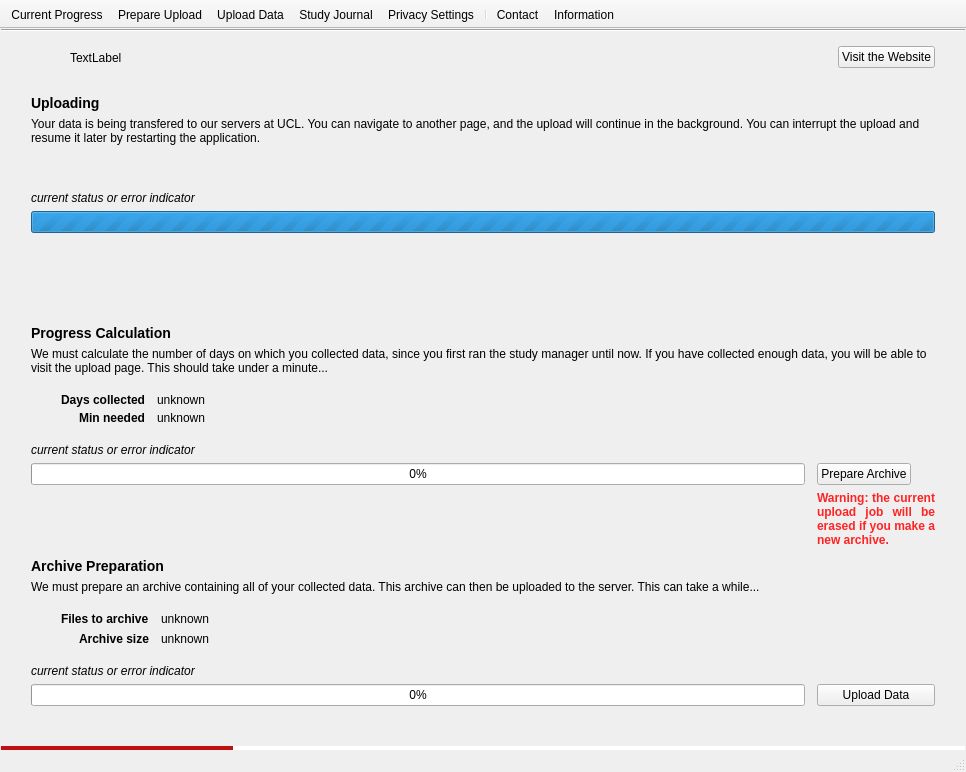
<?xml version="1.0" encoding="UTF-8"?>
<ui version="4.0">
 <class>MainWindow</class>
 <widget class="QMainWindow" name="MainWindow">
  <property name="geometry">
   <rect>
    <x>0</x>
    <y>0</y>
    <width>966</width>
    <height>772</height>
   </rect>
  </property>
  <property name="windowTitle">
   <string>UCL Study Manager</string>
  </property>
  <property name="windowIcon">
   <iconset resource="icons.qrc">
    <normaloff>:/data/ucl-logo.png</normaloff>:/data/ucl-logo.png</iconset>
  </property>
  <widget class="QWidget" name="centralWidget">
   <layout class="QVBoxLayout" name="verticalLayout">
    <property name="spacing">
     <number>0</number>
    </property>
    <property name="leftMargin">
     <number>1</number>
    </property>
    <property name="topMargin">
     <number>0</number>
    </property>
    <property name="rightMargin">
     <number>1</number>
    </property>
    <property name="bottomMargin">
     <number>0</number>
    </property>
    <item>
     <widget class="Line" name="line">
      <property name="orientation">
       <enum>Qt::Horizontal</enum>
      </property>
     </widget>
    </item>
    <item alignment="Qt::AlignTop">
     <widget class="QWidget" name="quickLinkUI" native="true">
      <layout class="QHBoxLayout" name="buttonLayout" stretch="1,0">
       <property name="leftMargin">
        <number>30</number>
       </property>
       <property name="topMargin">
        <number>12</number>
       </property>
       <property name="rightMargin">
        <number>30</number>
       </property>
       <property name="bottomMargin">
        <number>12</number>
       </property>
       <item alignment="Qt::AlignRight">
        <widget class="QLabel" name="buttonUILabel">
         <property name="minimumSize">
          <size>
           <width>762</width>
           <height>27</height>
          </size>
         </property>
         <property name="text">
          <string>TextLabel</string>
         </property>
        </widget>
       </item>
       <item>
        <widget class="QPushButton" name="buttonUIButton">
         <property name="text">
          <string>Visit the Website</string>
         </property>
         <property name="icon">
          <iconset theme="web-browser">
           <normaloff/>
          </iconset>
         </property>
        </widget>
       </item>
      </layout>
     </widget>
    </item>
    <item>
     <widget class="QWidget" name="uploadServiceUI" native="true">
      <layout class="QGridLayout" name="gridLayout">
       <property name="leftMargin">
        <number>30</number>
       </property>
       <property name="topMargin">
        <number>12</number>
       </property>
       <property name="rightMargin">
        <number>30</number>
       </property>
       <property name="bottomMargin">
        <number>40</number>
       </property>
       <property name="horizontalSpacing">
        <number>12</number>
       </property>
       <property name="verticalSpacing">
        <number>6</number>
       </property>
       <item row="1" column="0">
        <widget class="QLabel" name="uploadDescLabel">
         <property name="text">
          <string>Your data is being transfered to our servers at UCL. You can navigate to another page, and the upload will continue in the background. You can interrupt the upload and resume it later by restarting the application.</string>
         </property>
         <property name="wordWrap">
          <bool>true</bool>
         </property>
        </widget>
       </item>
       <item row="5" column="0">
        <spacer name="verticalSpacer_3">
         <property name="orientation">
          <enum>Qt::Vertical</enum>
         </property>
         <property name="sizeHint" stdset="0">
          <size>
           <width>20</width>
           <height>40</height>
          </size>
         </property>
        </spacer>
       </item>
       <item row="4" column="0">
        <widget class="QProgressBar" name="uploadBar">
         <property name="maximum">
          <number>0</number>
         </property>
         <property name="value">
          <number>-1</number>
         </property>
        </widget>
       </item>
       <item row="0" column="0">
        <widget class="QLabel" name="uploadHeader">
         <property name="text">
          <string>&lt;html&gt;&lt;head/&gt;&lt;body&gt;&lt;p&gt;&lt;span style=&quot; font-size:large; font-weight:600;&quot;&gt;Uploading&lt;/span&gt;&lt;/p&gt;&lt;/body&gt;&lt;/html&gt;</string>
         </property>
        </widget>
       </item>
       <item row="2" column="0">
        <spacer name="verticalSpacer_4">
         <property name="orientation">
          <enum>Qt::Vertical</enum>
         </property>
         <property name="sizeType">
          <enum>QSizePolicy::Fixed</enum>
         </property>
         <property name="sizeHint" stdset="0">
          <size>
           <width>20</width>
           <height>40</height>
          </size>
         </property>
        </spacer>
       </item>
       <item row="3" column="0">
        <widget class="QLabel" name="uploadStatusLabel">
         <property name="text">
          <string>&lt;i&gt;current status or error indicator&lt;/i&gt;</string>
         </property>
        </widget>
       </item>
      </layout>
     </widget>
    </item>
    <item>
     <widget class="QWidget" name="progressServiceUI" native="true">
      <layout class="QGridLayout" name="gridLayout_2" columnstretch="0,0,0">
       <property name="leftMargin">
        <number>30</number>
       </property>
       <property name="topMargin">
        <number>12</number>
       </property>
       <property name="rightMargin">
        <number>30</number>
       </property>
       <property name="bottomMargin">
        <number>40</number>
       </property>
       <property name="horizontalSpacing">
        <number>12</number>
       </property>
       <property name="verticalSpacing">
        <number>6</number>
       </property>
       <item row="2" column="0" colspan="3">
        <layout class="QFormLayout" name="progressFormLayout">
         <property name="labelAlignment">
          <set>Qt::AlignRight|Qt::AlignTrailing|Qt::AlignVCenter</set>
         </property>
         <property name="horizontalSpacing">
          <number>12</number>
         </property>
         <property name="verticalSpacing">
          <number>4</number>
         </property>
         <property name="leftMargin">
          <number>30</number>
         </property>
         <property name="topMargin">
          <number>12</number>
         </property>
         <property name="rightMargin">
          <number>30</number>
         </property>
         <property name="bottomMargin">
          <number>12</number>
         </property>
         <item row="0" column="0">
          <widget class="QLabel" name="labelDaysCollected">
           <property name="text">
            <string>&lt;b&gt;Days collected&lt;/b&gt;</string>
           </property>
           <property name="alignment">
            <set>Qt::AlignRight|Qt::AlignTrailing|Qt::AlignVCenter</set>
           </property>
          </widget>
         </item>
         <item row="0" column="1">
          <widget class="QLabel" name="daysCollected">
           <property name="sizePolicy">
            <sizepolicy hsizetype="Preferred" vsizetype="Preferred">
             <horstretch>1</horstretch>
             <verstretch>0</verstretch>
            </sizepolicy>
           </property>
           <property name="text">
            <string>unknown</string>
           </property>
          </widget>
         </item>
         <item row="1" column="0">
          <widget class="QLabel" name="labelMinNeeded">
           <property name="text">
            <string>&lt;b&gt;Min needed&lt;/b&gt;</string>
           </property>
           <property name="alignment">
            <set>Qt::AlignRight|Qt::AlignTrailing|Qt::AlignVCenter</set>
           </property>
          </widget>
         </item>
         <item row="1" column="1">
          <widget class="QLabel" name="minNeeded">
           <property name="sizePolicy">
            <sizepolicy hsizetype="Preferred" vsizetype="Preferred">
             <horstretch>1</horstretch>
             <verstretch>0</verstretch>
            </sizepolicy>
           </property>
           <property name="text">
            <string>unknown</string>
           </property>
          </widget>
         </item>
        </layout>
       </item>
       <item row="9" column="0" colspan="3">
        <widget class="QLabel" name="progressArchiveDesc">
         <property name="text">
          <string>We must prepare an archive containing all of your collected data. This archive can then be uploaded to the server. This can take a while...</string>
         </property>
        </widget>
       </item>
       <item row="0" column="0" colspan="3">
        <widget class="QLabel" name="progressDayHeader">
         <property name="text">
          <string>&lt;html&gt;&lt;head/&gt;&lt;body&gt;&lt;p&gt;&lt;span style=&quot; font-size:large; font-weight:600;&quot;&gt;Progress Calculation&lt;/span&gt;&lt;/p&gt;&lt;/body&gt;&lt;/html&gt;</string>
         </property>
        </widget>
       </item>
       <item row="4" column="0" colspan="2">
        <widget class="QProgressBar" name="progressDayBar">
         <property name="sizePolicy">
          <sizepolicy hsizetype="Expanding" vsizetype="Fixed">
           <horstretch>0</horstretch>
           <verstretch>0</verstretch>
          </sizepolicy>
         </property>
         <property name="maximum">
          <number>1</number>
         </property>
         <property name="value">
          <number>0</number>
         </property>
         <property name="format">
          <string>%p%</string>
         </property>
        </widget>
       </item>
       <item row="1" column="0" colspan="3">
        <widget class="QLabel" name="progressDayDesc">
         <property name="sizePolicy">
          <sizepolicy hsizetype="Preferred" vsizetype="Minimum">
           <horstretch>0</horstretch>
           <verstretch>0</verstretch>
          </sizepolicy>
         </property>
         <property name="acceptDrops">
          <bool>false</bool>
         </property>
         <property name="layoutDirection">
          <enum>Qt::LeftToRight</enum>
         </property>
         <property name="autoFillBackground">
          <bool>false</bool>
         </property>
         <property name="text">
          <string>&lt;html&gt;&lt;head/&gt;&lt;body&gt;&lt;p&gt;We must calculate the number of days on which you collected data, since you first ran the study manager until now. If you have collected enough data, you will be able to visit the upload page. This should take under a minute...&lt;/p&gt;&lt;/body&gt;&lt;/html&gt;</string>
         </property>
         <property name="scaledContents">
          <bool>false</bool>
         </property>
         <property name="wordWrap">
          <bool>true</bool>
         </property>
         <property name="openExternalLinks">
          <bool>false</bool>
         </property>
        </widget>
       </item>
       <item row="4" column="2">
        <widget class="ProgressButton" name="progressGoToPackagingButton">
         <property name="sizePolicy">
          <sizepolicy hsizetype="Fixed" vsizetype="Fixed">
           <horstretch>0</horstretch>
           <verstretch>0</verstretch>
          </sizepolicy>
         </property>
         <property name="text">
          <string>Prepare Archive</string>
         </property>
         <property name="icon">
          <iconset theme="package-x-generic" resource="icons.qrc">
           <normaloff>:/data/package-32.png</normaloff>:/data/package-32.png</iconset>
         </property>
         <property name="iconSize">
          <size>
           <width>24</width>
           <height>24</height>
          </size>
         </property>
         <property name="autoDefault">
          <bool>false</bool>
         </property>
         <property name="default">
          <bool>false</bool>
         </property>
         <property name="flat">
          <bool>false</bool>
         </property>
        </widget>
       </item>
       <item row="7" column="0" colspan="3">
        <spacer name="verticalSpacer">
         <property name="orientation">
          <enum>Qt::Vertical</enum>
         </property>
         <property name="sizeHint" stdset="0">
          <size>
           <width>20</width>
           <height>60</height>
          </size>
         </property>
        </spacer>
       </item>
       <item row="13" column="0">
        <widget class="QLabel" name="progressArchiveStatusLabel">
         <property name="text">
          <string>&lt;html&gt;&lt;head/&gt;&lt;body&gt;&lt;p&gt;&lt;span style=&quot; font-style:italic;&quot;&gt;current status or error indicator&lt;/span&gt;&lt;/p&gt;&lt;/body&gt;&lt;/html&gt;</string>
         </property>
        </widget>
       </item>
       <item row="8" column="0" colspan="3">
        <widget class="QLabel" name="progressArchiveHeader">
         <property name="text">
          <string>&lt;html&gt;&lt;head/&gt;&lt;body&gt;&lt;p&gt;&lt;span style=&quot; font-size:large; font-weight:600;&quot;&gt;Archive Preparation&lt;/span&gt;&lt;/p&gt;&lt;/body&gt;&lt;/html&gt;</string>
         </property>
        </widget>
       </item>
       <item row="14" column="2">
        <widget class="ProgressButton" name="progressGoToUploadButton">
         <property name="sizePolicy">
          <sizepolicy hsizetype="Minimum" vsizetype="Fixed">
           <horstretch>0</horstretch>
           <verstretch>0</verstretch>
          </sizepolicy>
         </property>
         <property name="text">
          <string>Upload Data</string>
         </property>
         <property name="icon">
          <iconset theme="up" resource="icons.qrc">
           <normaloff>:/data/data-upload-32.png</normaloff>:/data/data-upload-32.png</iconset>
         </property>
        </widget>
       </item>
       <item row="14" column="0" colspan="2">
        <widget class="QProgressBar" name="progressArchiveBar">
         <property name="maximum">
          <number>1</number>
         </property>
         <property name="value">
          <number>0</number>
         </property>
        </widget>
       </item>
       <item row="11" column="0">
        <layout class="QFormLayout" name="archiveFormLayout">
         <property name="labelAlignment">
          <set>Qt::AlignRight|Qt::AlignTrailing|Qt::AlignVCenter</set>
         </property>
         <property name="horizontalSpacing">
          <number>12</number>
         </property>
         <property name="leftMargin">
          <number>30</number>
         </property>
         <property name="topMargin">
          <number>12</number>
         </property>
         <property name="rightMargin">
          <number>30</number>
         </property>
         <property name="bottomMargin">
          <number>12</number>
         </property>
         <item row="1" column="0">
          <widget class="QLabel" name="progressArchiveSizeLabel">
           <property name="text">
            <string>&lt;strong&gt;Archive size&lt;/strong&gt;</string>
           </property>
          </widget>
         </item>
         <item row="0" column="0">
          <widget class="QLabel" name="progressArchiveFileCountLabel">
           <property name="text">
            <string>&lt;strong&gt;Files to archive&lt;/strong&gt;</string>
           </property>
          </widget>
         </item>
         <item row="0" column="1">
          <widget class="QLabel" name="progressArchiveFileCount">
           <property name="text">
            <string>unknown</string>
           </property>
          </widget>
         </item>
         <item row="1" column="1">
          <widget class="QLabel" name="progressArchiveSize">
           <property name="text">
            <string>unknown</string>
           </property>
          </widget>
         </item>
        </layout>
       </item>
       <item row="3" column="0">
        <widget class="QLabel" name="progressDayStatusLabel">
         <property name="text">
          <string>&lt;html&gt;&lt;head/&gt;&lt;body&gt;&lt;p&gt;&lt;span style=&quot; font-style:italic;&quot;&gt;current status or error indicator&lt;/span&gt;&lt;/p&gt;&lt;/body&gt;&lt;/html&gt;</string>
         </property>
        </widget>
       </item>
       <item row="15" column="0" colspan="3">
        <spacer name="verticalSpacer_2">
         <property name="orientation">
          <enum>Qt::Vertical</enum>
         </property>
         <property name="sizeHint" stdset="0">
          <size>
           <width>20</width>
           <height>40</height>
          </size>
         </property>
        </spacer>
       </item>
       <item row="5" column="2">
        <widget class="QLabel" name="progressWarningEraseJob">
         <property name="sizePolicy">
          <sizepolicy hsizetype="Minimum" vsizetype="Preferred">
           <horstretch>0</horstretch>
           <verstretch>0</verstretch>
          </sizepolicy>
         </property>
         <property name="text">
          <string>&lt;html&gt;&lt;head/&gt;&lt;body&gt;&lt;p&gt;&lt;span style=&quot; font-weight:600; color:#ff2424;&quot;&gt;Warning: the current upload job will be erased if you make a new archive.&lt;/span&gt;&lt;/p&gt;&lt;/body&gt;&lt;/html&gt;</string>
         </property>
         <property name="alignment">
          <set>Qt::AlignJustify|Qt::AlignVCenter</set>
         </property>
         <property name="wordWrap">
          <bool>true</bool>
         </property>
         <property name="margin">
          <number>0</number>
         </property>
        </widget>
       </item>
      </layout>
     </widget>
    </item>
    <item>
     <widget class="QProgressBar" name="progressBar">
      <property name="styleSheet">
       <string notr="true"> QProgressBar {
     border: 0px solid grey;
     border-radius: 0px;
	 height: 3px;
     text-align: right;
	font-size: 1px;
 }

 QProgressBar::chunk {
     background-color: #c01010;
     width: 2px;
 }</string>
      </property>
      <property name="value">
       <number>24</number>
      </property>
      <property name="textVisible">
       <bool>false</bool>
      </property>
      <property name="invertedAppearance">
       <bool>false</bool>
      </property>
     </widget>
    </item>
   </layout>
  </widget>
  <widget class="QStatusBar" name="statusBar"/>
  <widget class="QToolBar" name="mainToolBar">
   <property name="enabled">
    <bool>true</bool>
   </property>
   <property name="sizePolicy">
    <sizepolicy hsizetype="Expanding" vsizetype="Fixed">
     <horstretch>0</horstretch>
     <verstretch>0</verstretch>
    </sizepolicy>
   </property>
   <property name="windowTitle">
    <string>Study Toolbar</string>
   </property>
   <property name="accessibleName">
    <string>Study Toolbar</string>
   </property>
   <property name="autoFillBackground">
    <bool>false</bool>
   </property>
   <property name="movable">
    <bool>false</bool>
   </property>
   <property name="iconSize">
    <size>
     <width>32</width>
     <height>32</height>
    </size>
   </property>
   <property name="toolButtonStyle">
    <enum>Qt::ToolButtonTextUnderIcon</enum>
   </property>
   <property name="floatable">
    <bool>false</bool>
   </property>
   <attribute name="toolBarArea">
    <enum>TopToolBarArea</enum>
   </attribute>
   <attribute name="toolBarBreak">
    <bool>false</bool>
   </attribute>
   <addaction name="actionStatus"/>
   <addaction name="actionPrepareUpload"/>
   <addaction name="actionUploadData"/>
   <addaction name="actionActivityJournal"/>
   <addaction name="actionActivityLogManager"/>
   <addaction name="separator"/>
   <addaction name="actionContact"/>
   <addaction name="actionInformationSheet"/>
  </widget>
  <action name="actionStatus">
   <property name="icon">
    <iconset resource="icons.qrc">
     <normaloff>:/data/trophy-32.png</normaloff>:/data/trophy-32.png</iconset>
   </property>
   <property name="text">
    <string>Current Progress</string>
   </property>
   <property name="toolTip">
    <string>View your progress into the study</string>
   </property>
   <property name="visible">
    <bool>true</bool>
   </property>
  </action>
  <action name="actionUploadData">
   <property name="enabled">
    <bool>true</bool>
   </property>
   <property name="icon">
    <iconset theme="up" resource="icons.qrc">
     <normaloff>:/data/data-upload-32.png</normaloff>
     <normalon>:/data/package-upgrade.png</normalon>:/data/data-upload-32.png</iconset>
   </property>
   <property name="text">
    <string>Upload Data</string>
   </property>
   <property name="toolTip">
    <string>Upload the collected data</string>
   </property>
  </action>
  <action name="actionInformationSheet">
   <property name="icon">
    <iconset theme="info" resource="icons.qrc">
     <normaloff>:/data/help-info-32.png</normaloff>:/data/help-info-32.png</iconset>
   </property>
   <property name="text">
    <string>Information Sheet</string>
   </property>
   <property name="iconText">
    <string>Information</string>
   </property>
   <property name="toolTip">
    <string>Read the information sheet</string>
   </property>
  </action>
  <action name="actionContact">
   <property name="icon">
    <iconset theme="mail" resource="icons.qrc">
     <normaloff>:/data/contact-32.png</normaloff>
     <normalon>:/data/mail-message-new.png</normalon>:/data/contact-32.png</iconset>
   </property>
   <property name="text">
    <string>Contact</string>
   </property>
   <property name="toolTip">
    <string>Contact the researchers</string>
   </property>
  </action>
  <action name="actionActivityLogManager">
   <property name="icon">
    <iconset theme="preferences-system-privacy" resource="icons.qrc">
     <normaloff>:/data/activity-log-manager-32.png</normaloff>:/data/activity-log-manager-32.png</iconset>
   </property>
   <property name="text">
    <string>Open UCL Study Privacy Settings</string>
   </property>
   <property name="iconText">
    <string>Privacy Settings</string>
   </property>
  </action>
  <action name="actionActivityJournal">
   <property name="icon">
    <iconset theme="gnome-activity-journal" resource="icons.qrc">
     <normaloff>:/data/activity-journal-32.png</normaloff>:/data/activity-journal-32.png</iconset>
   </property>
   <property name="text">
    <string>Open UCL Study Journal</string>
   </property>
   <property name="iconText">
    <string>Study Journal</string>
   </property>
   <property name="toolTip">
    <string>Open Activity Journal</string>
   </property>
  </action>
  <action name="actionPrepareUpload">
   <property name="icon">
    <iconset theme="package-x-generic" resource="icons.qrc">
     <normaloff>:/data/package-32.png</normaloff>:/data/package-32.png</iconset>
   </property>
   <property name="text">
    <string>Prepare Upload</string>
   </property>
   <property name="toolTip">
    <string>Calculate how much data has been logged and prepare an archive to upload</string>
   </property>
  </action>
 </widget>
 <layoutdefault spacing="6" margin="11"/>
 <customwidgets>
  <customwidget>
   <class>ProgressButton</class>
   <extends>QPushButton</extends>
   <header>Widgets/progressbutton.h</header>
  </customwidget>
 </customwidgets>
 <resources>
  <include location="icons.qrc"/>
 </resources>
 <connections/>
</ui>
